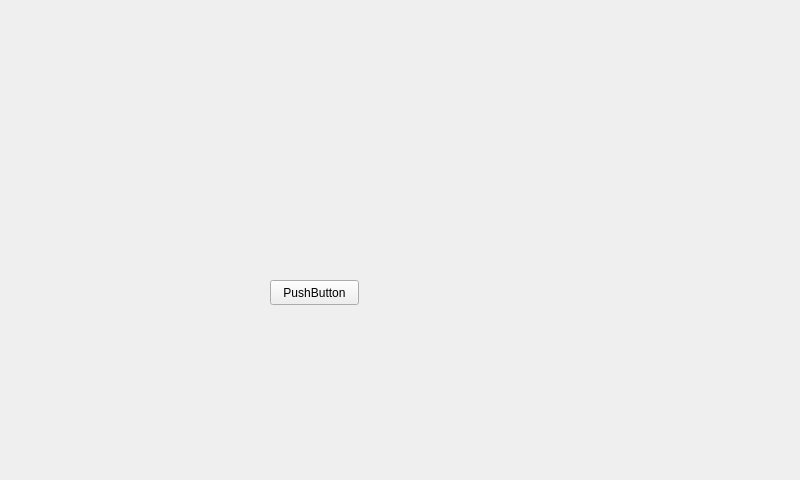
<?xml version="1.0" encoding="UTF-8"?>
<ui version="4.0">
 <class>Widget</class>
 <widget class="QWidget" name="Widget">
  <property name="geometry">
   <rect>
    <x>0</x>
    <y>0</y>
    <width>800</width>
    <height>480</height>
   </rect>
  </property>
  <property name="windowTitle">
   <string>Widget</string>
  </property>
  <widget class="QPushButton" name="pushButton">
   <property name="geometry">
    <rect>
     <x>270</x>
     <y>280</y>
     <width>89</width>
     <height>25</height>
    </rect>
   </property>
   <property name="text">
    <string>PushButton</string>
   </property>
  </widget>
 </widget>
 <resources/>
 <connections/>
</ui>
